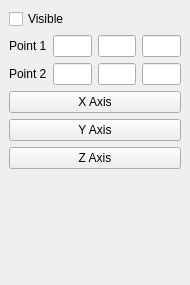
<ui version="4.0" >
 <author></author>
 <comment></comment>
 <exportmacro></exportmacro>
 <class>pqLineWidget</class>
 <widget class="QWidget" name="pqLineWidget" >
  <property name="geometry" >
   <rect>
    <x>0</x>
    <y>0</y>
    <width>190</width>
    <height>285</height>
   </rect>
  </property>
  <property name="windowTitle" >
   <string>Form</string>
  </property>
  <layout class="QVBoxLayout" >
   <property name="margin" >
    <number>9</number>
   </property>
   <property name="spacing" >
    <number>6</number>
   </property>
   <item>
    <widget class="QCheckBox" name="show3DWidget" >
     <property name="text" >
      <string>Visible</string>
     </property>
    </widget>
   </item>
   <item>
    <layout class="QGridLayout" >
     <property name="margin" >
      <number>0</number>
     </property>
     <property name="spacing" >
      <number>6</number>
     </property>
     <item row="0" column="0" >
      <widget class="QLabel" name="label_3" >
       <property name="text" >
        <string>Point 1</string>
       </property>
      </widget>
     </item>
     <item row="0" column="3" >
      <widget class="QLineEdit" name="point1Z" />
     </item>
     <item row="0" column="2" >
      <widget class="QLineEdit" name="point1Y" />
     </item>
     <item row="0" column="1" >
      <widget class="QLineEdit" name="point1X" />
     </item>
    </layout>
   </item>
   <item>
    <layout class="QHBoxLayout" >
     <property name="margin" >
      <number>0</number>
     </property>
     <property name="spacing" >
      <number>6</number>
     </property>
     <item>
      <widget class="QLabel" name="label" >
       <property name="text" >
        <string>Point 2</string>
       </property>
      </widget>
     </item>
     <item>
      <widget class="QLineEdit" name="point2X" />
     </item>
     <item>
      <widget class="QLineEdit" name="point2Y" />
     </item>
     <item>
      <widget class="QLineEdit" name="point2Z" />
     </item>
    </layout>
   </item>
   <item>
    <widget class="QPushButton" name="xAxis" >
     <property name="text" >
      <string>X Axis</string>
     </property>
    </widget>
   </item>
   <item>
    <widget class="QPushButton" name="yAxis" >
     <property name="text" >
      <string>Y Axis</string>
     </property>
    </widget>
   </item>
   <item>
    <widget class="QPushButton" name="zAxis" >
     <property name="text" >
      <string>Z Axis</string>
     </property>
    </widget>
   </item>
   <item>
    <spacer>
     <property name="orientation" >
      <enum>Qt::Vertical</enum>
     </property>
     <property name="sizeHint" >
      <size>
       <width>172</width>
       <height>61</height>
      </size>
     </property>
    </spacer>
   </item>
  </layout>
 </widget>
 <pixmapfunction></pixmapfunction>
 <tabstops>
  <tabstop>show3DWidget</tabstop>
  <tabstop>point1X</tabstop>
  <tabstop>point1Y</tabstop>
  <tabstop>point1Z</tabstop>
  <tabstop>point2X</tabstop>
  <tabstop>point2Y</tabstop>
  <tabstop>point2Z</tabstop>
 </tabstops>
 <resources/>
 <connections/>
</ui>
